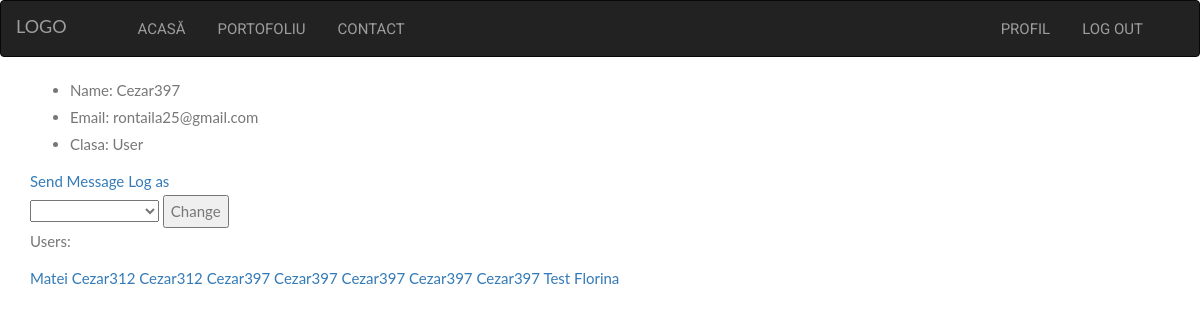
Screenshot of /profil.php?id=11 (signed in) with the database file from the repository.
### tables this page shows
CREATE TABLE `users` (
  `ID` int(11) NOT NULL,
  `Name` varchar(30) NOT NULL,
  `Email` varchar(30) NOT NULL,
  `Password` varchar(256) NOT NULL,
  `Admin` int(2) NOT NULL,
  `Status_O` varchar(70) NOT NULL,
  `Logas` int(2) NOT NULL
);

### profil.php (the view, shortened to what this page needs)
<?php
	require 'include/connect.php';
	if(isset($_GET['id']))
	{
		$id = $_GET['id'];
		$select = "SELECT * FROM users WHERE ID = '$id'";
		$result = mysqli_query($conectare, $select);
		$row = $result->fetch_assoc();
		$meid = $_SESSION['id'];
		$me = "SELECT * FROM users WHERE ID='$meid'";
		$result = mysqli_query($conectare, $me);
		$rowme = $result->fetch_assoc();
	}else
	{
		header("Location: login.php?status=needlog");
	}
?>
<!DOCTYPE html>
<html>
<head>
	<link rel="stylesheet" href="https://maxcdn.bootstrapcdn.com/bootstrap/3.3.7/css/bootstrap.min.css">
	<link rel="stylesheet" type="text/css"  media="screen and (min-width:900px)" href="assets/css/widescreen.css?v1.0">
	<link rel="stylesheet" type="text/css"  media="screen and (min-width:630px) and (max-width: 900px)" href="assets/css/landscape.css?v1.0">
	<link rel="stylesheet" type="text/css"  media="screen and (max-width:600px)" href="assets/css/smallscreen.css?v1.0">
</head>
<body>
	<div class="widescreen">
	<nav class="navbar navbar-toggleable-sd navbar-inverse">
		<a class="navbar-brand" href="index.php">LOGO</a>
		<ul class="navbar-nav">
		<li class="nav-item">
				<a class="nav-link" href="index.php">Acasă</a>
			</li>
			<?php
				if(isset($_SESSION['nume']))
			echo '
			<li class="nav-item">
				<a class="nav-link" href="portofoliu.php">Portofoliu</a>
			</li>';
			?>
			<li class="nav-item">
				<a class="nav-link" href="contact.php">Contact</a>
			</li>
		</ul>
		<ul class="navbar-nav right">
		<?php
			if(!isset($_SESSION['nume']))
				echo '
			<li class="nav-item">
				<a class="nav-link" href="login.php">Login</a>
			</li>
			<li class="nav-item">
				<a class="nav-link" href="register.php">Register</a>
			</li>';
			else
				echo '
			<li class="nav-item">
				<a class="nav-link" href="profil.php?id='.$_SESSION['id'].'">Profil</a>
			</li>
			<li class="nav-item">
				<a class="nav-link" href="include/logout.inc.php">Log Out</a>
			</li>';
			?>
		</ul>
	</nav>
</div>
<div class="content">
<div class="container">
	<ul>
		<li>Name: <?php echo $row['Name']; ?></li>
		<li>Email: <?php echo $row['Email'] ?></li>
		<li>Clasa:
			<?php
				switch($row['Admin'])
				{
					case '0':
						echo "User";
						break;
				}
			?>
	</ul>
	<?php
		$idc = $_GET['id'];
		if($_SESSION['id'] != $idc)
			 echo '<a href="sendmessage.php?receiver='.$row["ID"].'">Send Message <a>';
		else
			 echo '<a href="message.php">Message<a>';
	  ?>
	  <?php
	   if($rowme['Admin']>3 && $rowme['ID'] != $idc && $rowme['Logas'] == 0)
	   {
	   	echo '<a href="logas.php?id='.$idc.'">Log as</a>';
	   }else if($_SESSION['logas'] == 1)
	   {
	   		echo '<a href="back.php">Back</a>';
	   }
	     ?>
	<?php
		if($rowme['Admin'] > $row['Admin'] && $rowme['ID'] != $row['ID'] && $rowme['Admin'] > 3)
			 echo'
			<form action="include/changelevel.inc.php?id='.$row["ID"].'" method="POST">
				<select name="level">
					<option value="void"></option>
					<option value="user">User(0)</option>
					<option value="helper">Helper(1)</option>
					<option value="moderator">Moderator(2)</option>
					<option value="admin">Administrator(3)</option>
					<option value="sysop">SySop(4)</option>
				</select>
				<input type="submit" name="submit" value="Change">
			</form>';
		echo '<p>Users: </p>';
		$users = "SELECT * FROM users";
		$result3 = mysqli_query($conectare, $users);
			if(mysqli_num_rows($result3))
			{
				while($row_users = mysqli_fetch_assoc($result3))
				{
					$id = $row_users['ID'];
					if($id != $_SESSION['id'])
					echo '<a href="profil.php?id='.$id.'">'.$row_users['Name'].'<a>'.PHP_EOL;
				}
			}
	?>
</div>
<br>
<br>
<br>
</div>
</body>
</html>

### assets/css/widescreen.css (style rules this page uses)
body, html { height: 100%; margin: 0; font: 400 15px/1.8 "Lato", sans-serif; color: #777; }
.nav-item { text-align: center; padding: 14px 16px; overflow: hidden; list-style: none; }
.nav-link { text-decoration: none; text-transform: uppercase; font-family: 'Roboto', sans-serif; }
.right { float: right; margin-right: 40px; }

### assets/css/landscape.css (style rules this page uses)
body, html { height: 100%; margin: 0; font: 400 15px/1.8 "Lato", sans-serif; color: #777; }
.widescreen { display: none; }
.nav-item { text-align: center; padding: 14px 16px; overflow: hidden; list-style: none; }
.nav-link { text-decoration: none; text-transform: uppercase; }
.navbar-brand { background: none; border: none; }

### assets/css/smallscreen.css (style rules this page uses)
body, html { height: 100%; margin: 0; font: 400 15px/1.8 "Lato", sans-serif; color: #777; }
.widescreen { display: none; }
.nav-item { text-align: center; padding: 14px 16px; overflow: hidden; list-style: none; }
.nav-link { text-decoration: none; text-transform: uppercase; }
.navbar-brand { background: none; border: none; }

### rows the page displays
users: Name "Cezar397", Email "rontaila25@gmail.com"
users: Name "Matei"
users: Name "Cezar312"
users: Name "Cezar312"
users: Name "Cezar397"
users: Name "Cezar397"
users: Name "Cezar397"
users: Name "Cezar397"
users: Name "Test"
users: Name "Florina"
